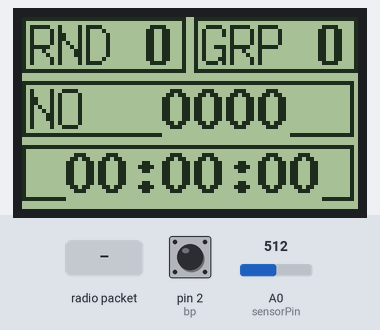
This sketch was run on a simulated Arduino Uno, built with avr-gcc and run on an emulated ATmega328P. Shown: 84×48 one-colour display. The inputs (shaded band) are chosen by the test bench; at power-on: pin 2 (bp) HIGH, A0 (sensorPin) = 512. No radio packets arrive unless stated; what the sketch prints to the serial monitor is not drawn.

Above: at 1.2 s.
1.3 s: radio packet "R" arrives
At 1.8 s:
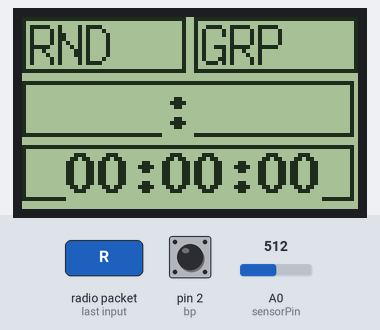
2.9 s: pin 2 (bp) pulled LOW for 0.2 s
At 3.07 s:
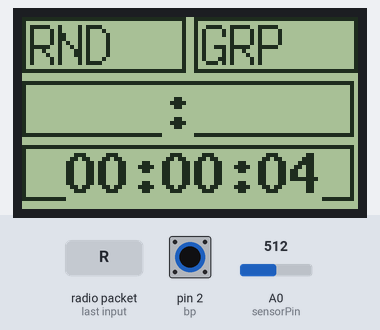
4.6 s: A0 (sensorPin) set to 490
7.6 s: A0 (sensorPin) set to 122
At 8.26 s:
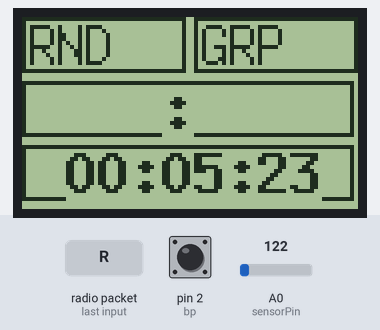
9.6 s: pin 2 (bp) pulled LOW for 1 s
At 10.1 s:
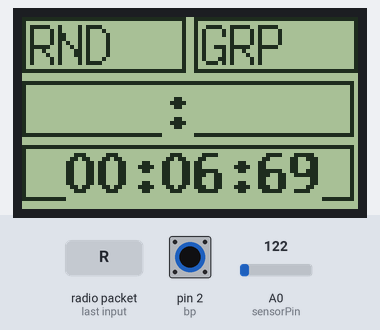
12.1 s: pin 2 (bp) driven LOW
At 12.5 s:
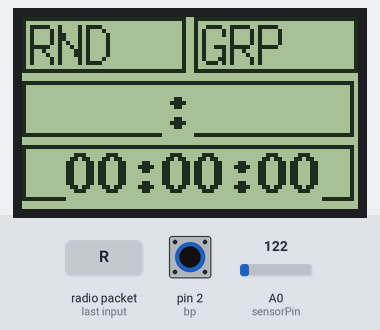
Timing chart, 0 to 15.1 s (numbered marks = the images above; inputs shaded):
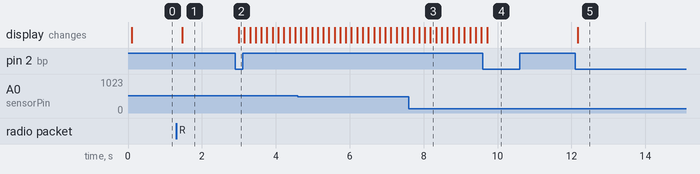

The sketch:

Chrono_Soft_SPI.ino
```cpp
/*
   Chrono soft
   sur base Arduino avec reception temps de travail par radio
   version Beta 0.1 du decembre 2018
   O.Segouin et JM.Bombar.
*/


#include <nRF24L01.h>
#include <RF24.h>
#include <RF24_config.h>
#include <Arduino.h>
#include <U8g2lib.h>
/*
#ifdef U8X8_HAVE_HW_SPI
#include <SPI.h>
#endif
#ifdef U8X8_HAVE_HW_I2C
#include <Wire.h>
#endif
*/
// Variables and constants
#define BOUNCE_DURATION 500   // define an appropriate bounce time in ms for your switches
volatile unsigned long bounceTime=0; // variable to hold ms count to debounce a pressed switch
const int RADIO_SS_PIN  = 8;
const int RADIO_CSN_PIN = 9;
RF24 radio(RADIO_SS_PIN, RADIO_CSN_PIN); // CE, CSN
const byte address[6] = "00001";
String manche = "0";
String groupe = "0";
String chronoS = "0000";
char chrono[32] = "";
uint16_t x, y;
boolean flag = false;
const uint64_t pipe = 0xE8E8F0F0E1LL;

String temps;
int bp = 2, fade = 0;
int raz = 2;
int ledPin = 3;
int sensorValue = 0;
int sensorPin = A0;
volatile unsigned long debut;
volatile byte chronomarche = false;
volatile byte chronoraz = false;
volatile unsigned long le_temps = 0, le_temps1 = 0;
unsigned long tempo=0;
boolean flip_flop=false;
bool Dot = true; //Dot state
String chronoS1 = "1";
String chronoS2 = "2";
String chronoS3 = "3";
String chronoS4 = "4";
String statutS ="NO";


U8G2_PCD8544_84X48_F_4W_SW_SPI u8g2(U8G2_R0, /* clock=*/ 7, /* data=*/ 6, /* cs=*/ 4, /* dc=*/ 3, /* reset=*/ 5);  // Nokia 5110 Display

String lead_zero(int num) {
  String t = "";
  if (num < 10) t = "0";
  return t + String(num);
}

ISR(TIMER2_COMPA_vect) { //timer2 interrupt 2kHz
  if (chronomarche) {
    le_temps1 = le_temps1 + 1;
    le_temps = le_temps1 / 2;
  }
}

void isr1(void) {
  detachInterrupt(digitalPinToInterrupt(bp));
  if(millis() > bounceTime)
  {
       // Your code here to handle new button press ?
       if (!chronoraz && !chronomarche) {
        chronomarche = true;
        chronoraz = false;
      } else if (chronomarche && !chronoraz) {
        chronomarche = false;
        chronoraz = true;
      } else if (!chronomarche && chronoraz) {
        chronomarche = false;
        chronoraz = false;
      }
      bounceTime = millis() + BOUNCE_DURATION;  // set whatever bounce time in ms is appropriate
  }

  delay(50);
  attachInterrupt(digitalPinToInterrupt(bp), isr1, FALLING);
}

void setup(void) {
  Serial.begin(9600);
  radio.begin();
  radio.openReadingPipe(0, address);
  radio.setChannel(1);// 108 2.508 Ghz
  radio.setPALevel(RF24_PA_MAX);
  radio.setDataRate(RF24_1MBPS);
  //radio.setDataRate(RF24_250KBPS);
  radio.setAutoAck(1);                     // Ensure autoACK is enabled
  radio.setRetries(2, 15);                 // Optionally, increase the delay between retries & # of retries
  radio.setCRCLength(RF24_CRC_8);          // Use 8-bit CRC for performance
  radio.openReadingPipe(0, address);
  radio.startListening();
  cli();//stop interrupts
  TCCR2A = 0;// set entire TCCR0A register to 0
  TCCR2B = 0;// same for TCCR0B
  TCNT2  = 0;//initialize counter value to 0
  // set compare match register for 2khz increments
  OCR2A = 249;// = (16*10^6) / (400*64) - 1 (must be <256)
  // turn on CTC mode
  TCCR2A |= (1 << WGM01);
  // Set CS01 and CS00 bits for 64 prescaler
  TCCR2B |= (1 << CS01) | (1 << CS00);
  // enable timer compare interrupt
  TIMSK2 |= (1 << OCIE0A);
  sei();//allow interrupts
  u8g2.begin();
  pinMode(bp, INPUT);
  digitalWrite(bp, HIGH); //Pullup
  pinMode(raz, INPUT);
  digitalWrite(raz, HIGH); //Pullup
  attachInterrupt(digitalPinToInterrupt(bp), isr1, FALLING);
  pinMode(ledPin, OUTPUT);
  digitalWrite(ledPin, HIGH);
}

String cnv_temps(unsigned long t) {
  unsigned long  ce, se, mi;
  double tt;
  String l_temps;
  tt = t;
  mi = t / 60000;
  t = t - (mi * 60000);
  se = t / 1000;
  t = t - (1000 * se);
  ce = t / 10;
  l_temps = lead_zero(mi) + ":" + lead_zero(se) + ":" + lead_zero(ce);
  return l_temps;
}

void loop(void) {

    if ((millis()-tempo)>=500){flip_flop=!flip_flop;tempo=millis();}
    if (radio.available()) {
      char text[32] = "";
      radio.read(&text, sizeof(text));
      if (text[0]=='R')  // c'est bien une trame de gliderscore R01G1 ...trame commence par R
     {
        manche = text[2];
        groupe = text[5];
        chronoS1 = text[7];chronoS2 = text[8];chronoS3 = text[9];chronoS4 = text[10];
        chronoS = chronoS1+chronoS2+":"+chronoS3+chronoS4;
        statutS = &text[11];
        //Serial.println ("Manche "+manche+ " Groupe " + groupe+" Chrono "+chronoS+" Status "+statutS);
       //updateDisplayLCD();
     }
    //delay(100);
    Dot = not Dot ; // Clignotement des 2 points
    //Serial.println(text);
  }

  if (!chronoraz && !chronomarche) {
    // if (!digitalRead(raz)) {
      le_temps1 = 0;
      le_temps = 0;
    // }
  }
  temps = cnv_temps(le_temps);

  sensorValue = analogRead(sensorPin);

  Serial.println ("Sensor "+sensorValue);


  u8g2.clearBuffer();

  u8g2.drawFrame(0, 0, 41, 14); //RND Frame
  u8g2.drawFrame(43, 0, 41, 14); //GRP Frame

  u8g2.drawFrame(0, 16, 83, 14); //Working time Frame
  u8g2.drawFrame(0, 32, 83, 14); //Flight time Frame

  u8g2.setFont(u8g2_font_7x14_tf ); //u8g2_font_8x13B_mn );
  u8g2.setCursor(2, 1 + 1 * 11);
  u8g2.print("RND");
  u8g2.setFont(u8g2_font_7x14B_tf); //u8g2_font_8x13B_mn );
  u8g2.setCursor(31, 1 + 1 * 11);
  u8g2.print(manche);

  u8g2.setFont(u8g2_font_7x14_tf ); //u8g2_font_8x13B_mn );
  u8g2.setCursor(45, 1 + 1 * 11);
  u8g2.print("GRP");
  u8g2.setFont(u8g2_font_7x14B_tf); //u8g2_font_8x13B_mn );
  u8g2.setCursor(74, 1 + 1 * 11);
  u8g2.print(groupe);

  u8g2.setCursor(2, 17 + 11);
  u8g2.setFont(u8g2_font_7x14_tf);
  u8g2.print(statutS);
  u8g2.setFont(u8g2_font_8x13B_mn );
  u8g2.setCursor(35, 17 + 11);
  u8g2.print(chronoS);

  u8g2.setCursor(11, 33 + 11);
  u8g2.print(temps);
  u8g2.sendBuffer();					// transfer internal memory to the display
  delay(100);
}
```

Measured:
- after the input at 1.3 s, the display: changes after 0.16 s (image 1)
- after the input at 2.9 s, the display: changes after 0.10 s (image 2)
- after the input at 12.1 s, the display: changes after 0.07 s (image 5)
